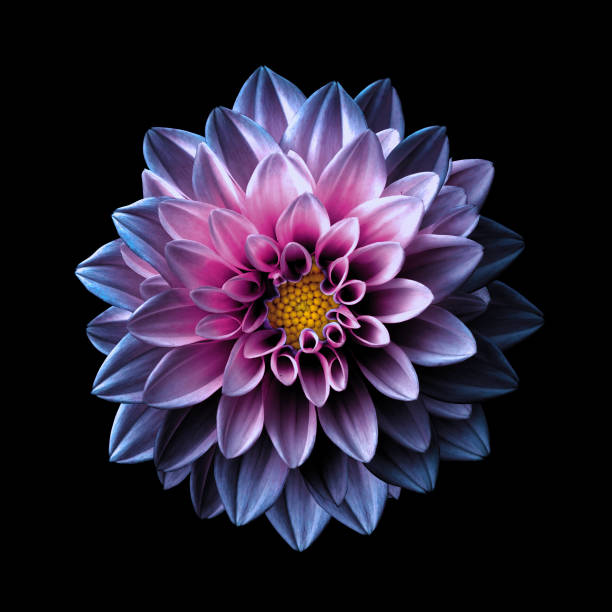
#> input picture Modul4/Flower3.jpg, 612 x 612 px
$ jupyter execute 'Modul 4.ipynb'
#> lines starting #> are read from the running program, lines starting #| are printed output that depends on the picture; after the words box and inside, x2 and y2 are one past the last pixel; in counts of white or black regions, pixels touching at a corner belong together
# Image Morphology

[cell 1]
import cv2
import numpy as np
import matplotlib.pyplot as plt

## Convert to Binary

[cell 2]
im_gray = cv2.imread('Flower3.jpg', cv2.IMREAD_GRAYSCALE)
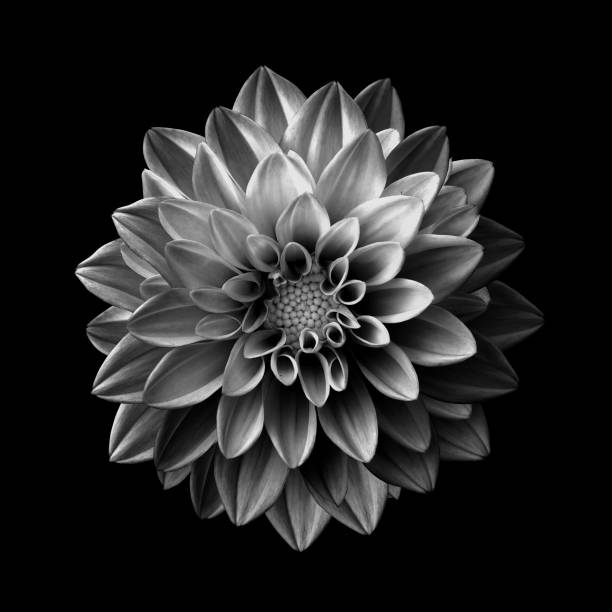
#> im_gray: shape (612, 612); min 0, max 252, mean 36.8
(tresh, im_bw) = cv2.threshold(im_gray, 128, 255, cv2.THRESH_BINARY | cv2.THRESH_OTSU)
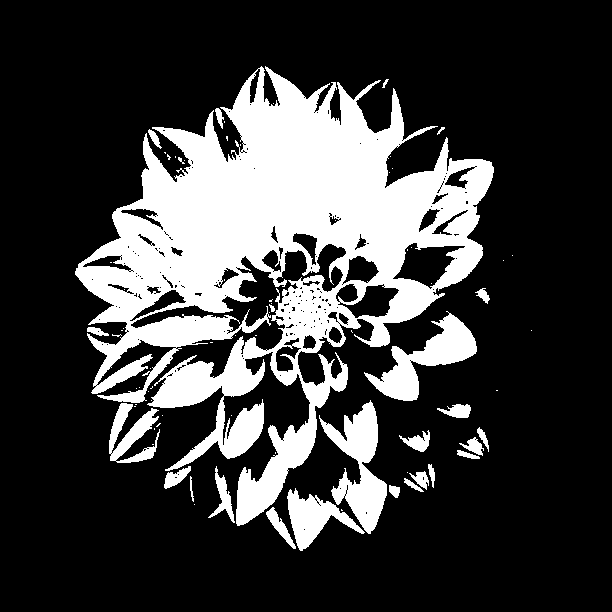
#> im_bw: shape (612, 612); 24% white; 75 white regions (49 under 20 px), largest, box (x1, y1, x2, y2) and area: (75, 66, 494, 526) 75711, (319, 400, 387, 534) 3863, (364, 311, 477, 401) 3515
#> tresh = 67
thresh = 127
im_bw = cv2.threshold(im_gray, thresh, 255, cv2.THRESH_BINARY)[1]
#> im_bw: shape (612, 612); 10.3% white; 169 white regions (109 under 20 px), largest, box (x1, y1, x2, y2) and area: (118, 77, 440, 305) 21973, (359, 279, 434, 345) 1435, (330, 414, 378, 462) 949
thresh = 127
cv2.imwrite('bw_flower.jpg', im_bw)
plt.imshow(im_bw, cmap='gray')

## Erosion

[cell 3]
kernel = np.ones((5,5),np.uint8)
erosion = cv2.erode(im_bw,kernel,iterations = 1)
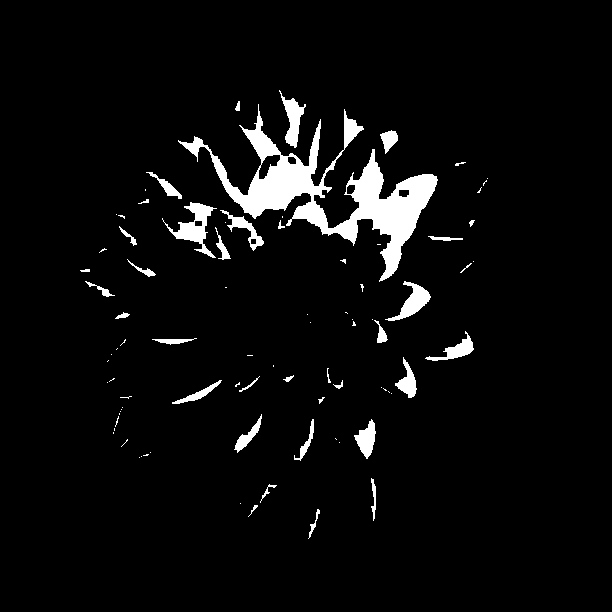
#> erosion: shape (612, 612); 4.7% white; 86 white regions (49 under 20 px), largest, box (x1, y1, x2, y2) and area: (178, 104, 438, 282) 10527, (162, 202, 217, 258) 960, (385, 281, 431, 321) 649
plt.imshow(erosion, cmap="gray")

## Dilation

[cell 4]
im_bw = cv2.imread("bw_flower.jpg")
#> im_bw: shape (612, 612, 3); min 0, max 255, mean 26.4
dilation = cv2.dilate(im_bw, kernel, iterations = 1)
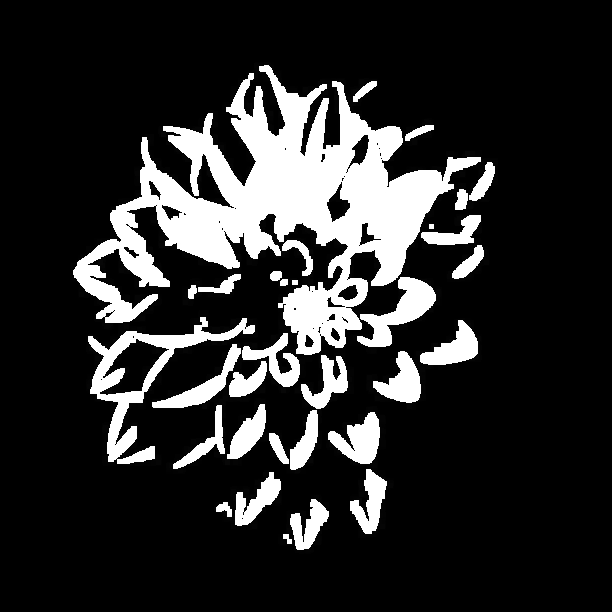
#> dilation: shape (612, 612, 3); min 0, max 255, mean 45
plt.imshow(dilation, cmap="gray")

## Opening

[cell 5]
im_bw = cv2.imread("bw_flower.jpg")
opening = cv2.morphologyEx(im_bw, cv2.MORPH_OPEN, kernel)
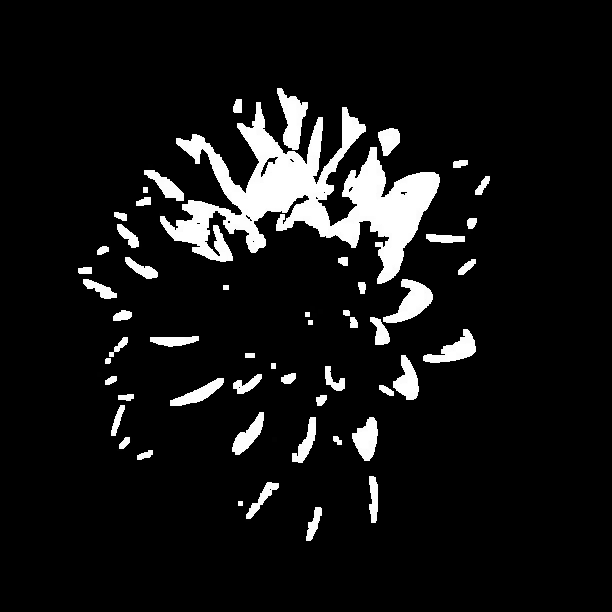
#> opening: shape (612, 612, 3); min 0, max 255, mean 20.8
plt.imshow(opening, cmap='gray')

## Closing

[cell 6]
im_bw = cv2.imread("bw_flower.jpg")
closing = cv2.morphologyEx(im_bw, cv2.MORPH_CLOSE, kernel)
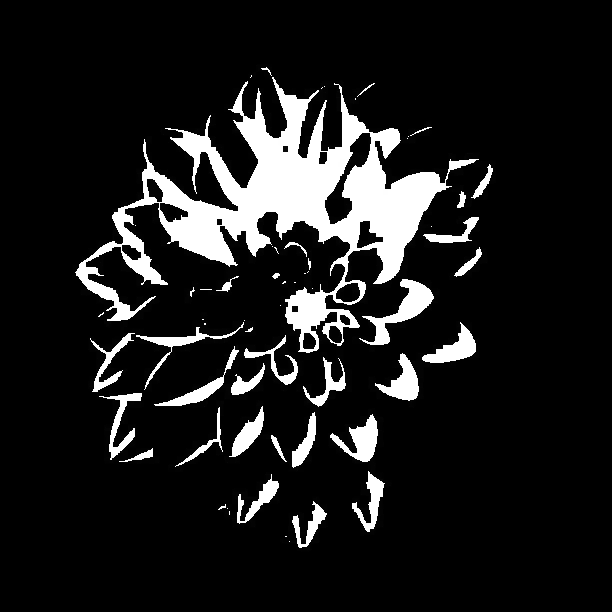
#> closing: shape (612, 612, 3); min 0, max 255, mean 29.4
plt.imshow(closing, cmap='gray')

## TopHat

[cell 7]
im_bw = cv2.imread("bw_flower.jpg")
tophat = cv2.morphologyEx(im_bw, cv2.MORPH_TOPHAT, kernel)
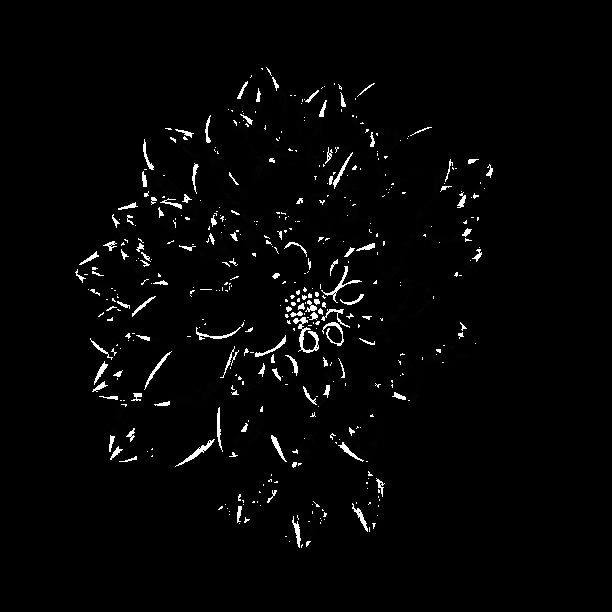
#> tophat: shape (612, 612, 3); min 0, max 255, mean 5.6
plt.imshow(tophat, cmap='gray')

[cell 8]
im_bw = cv2.imread("bw_flower.jpg")
blackhat = cv2.morphologyEx(im_bw, cv2.MORPH_BLACKHAT, kernel)
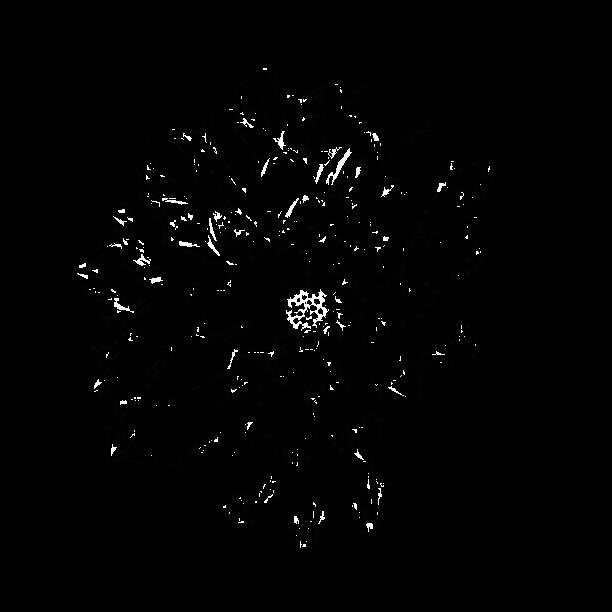
#> blackhat: shape (612, 612, 3); min 0, max 255, mean 3
plt.imshow(blackhat, cmap='gray')

## Scikit Morph

[cell 9]
from skimage import morphology, filters
from skimage import data
import matplotlib.image as mpimg

[cell 10]
im = mpimg.imread('bw_flower.jpg')
#> im: shape (612, 612); min 0, max 255, mean 26.4
binary = im > filters.threshold_otsu(im)
np.unique(binary)
#> Out = [False, True]

## Skeletonize

[cell 11]
skeleton = morphology.skeletonize(binary)
#> skeleton: shape (612, 612) bool; 1.7% white in thin lines or dots, all inside (x1, y1, x2, y2) = (76, 67, 492, 548)
fig, axes = plt.subplots(nrows=1, ncols=2, figsize=(12,12), sharex=True, sharey=True)

ax = axes.ravel()

ax[0].imshow(im, cmap='gray')
ax[0].axis('off')
ax[0].set_title('original',fontsize=20)

ax[1].imshow(skeleton, cmap='gray')
ax[1].axis('off')
ax[1].set_title('skeleton',fontsize=20)

fig.tight_layout()
plt.show()

## Thining

[cell 12]
thinned = morphology.thin(binary)
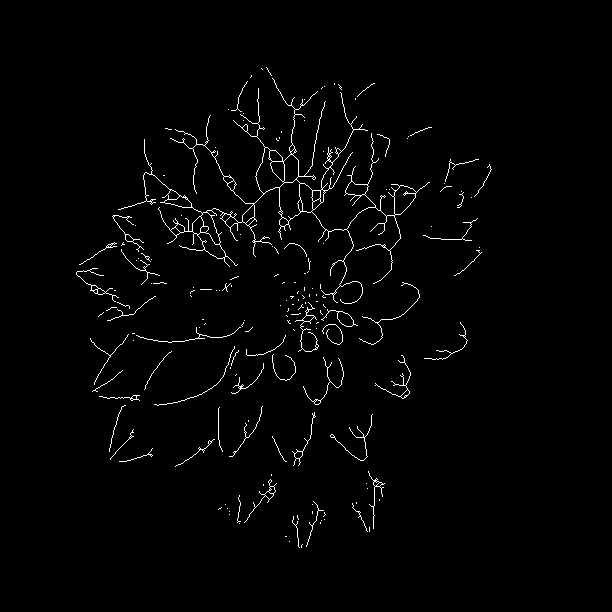
#> thinned: shape (612, 612) bool; 1.7% white in thin lines or dots, all inside (x1, y1, x2, y2) = (76, 67, 492, 548)
thinned_partial = morphology.thin(binary, max_iter=25)

[cell 13]
fig, axes = plt.subplots(2, 2, figsize=(8,8), sharex=True, sharey=True)

ax = axes.ravel()

ax[0].imshow(binary, cmap='gray')
ax[0].axis('off')
ax[0].set_title('original',fontsize=20)

ax[1].imshow(skeleton, cmap='gray')
ax[1].axis('off')
ax[1].set_title('skeleton',fontsize=20)

ax[2].imshow(thinned, cmap='gray')
ax[2].axis('off')
ax[2].set_title('thinned',fontsize=20)

ax[3].imshow(thinned_partial, cmap='gray')
ax[3].axis('off')
ax[3].set_title('partial thinned',fontsize=20)

fig.tight_layout()
plt.show()

## Convex hull

[cell 14]
convexhull = morphology.convex_hull_image(binary)
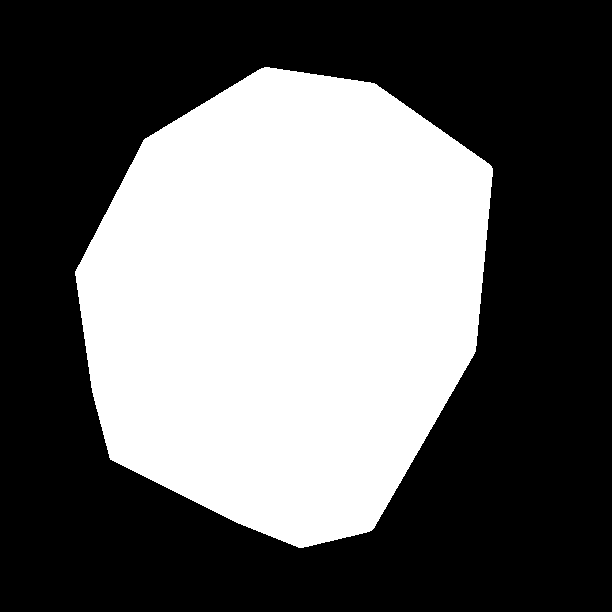
#> convexhull: shape (612, 612) bool; 39.8% white; 1 white region, box (x1, y1, x2, y2) and area: (75, 67, 493, 548) 149095
plt.imshow(convexhull, cmap='gray')
